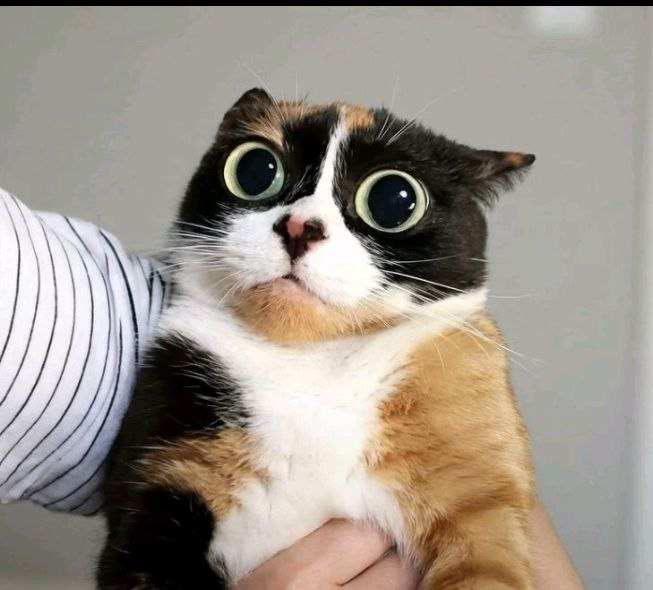
#> input picture 1_Open_Cv/куки.jpg, 653 x 590 px, found by its file name
$ python main.py
#> lines starting #> are read from the running program, lines starting #| are printed output that depends on the picture
import cv2
import numpy as np
import matplotlib.pyplot as plt

img = cv2.imread('/1_Open_Cv/куки.jpg')
#> img is the input picture: shape (590, 653, 3); mean B, G, R 138.1, 147.5, 155.9


# [7 lines of commented-out code are left out]
b, g, r = cv2.split(img)
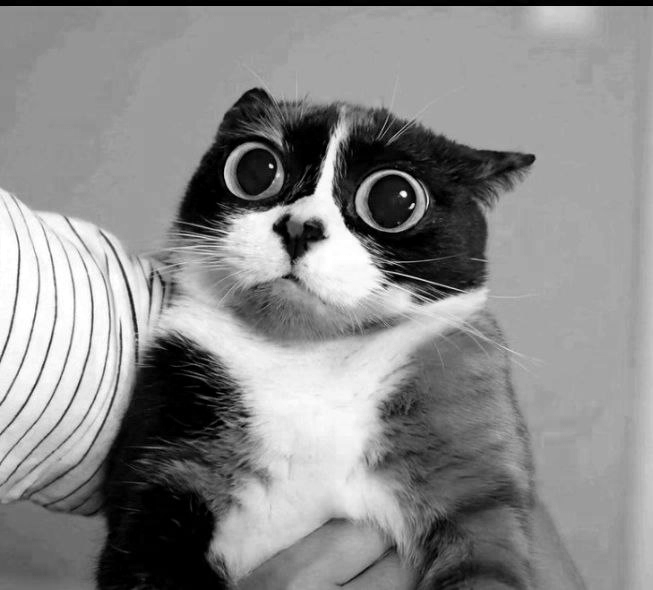
#> b: shape (590, 653); min 0, max 255, mean 138.1
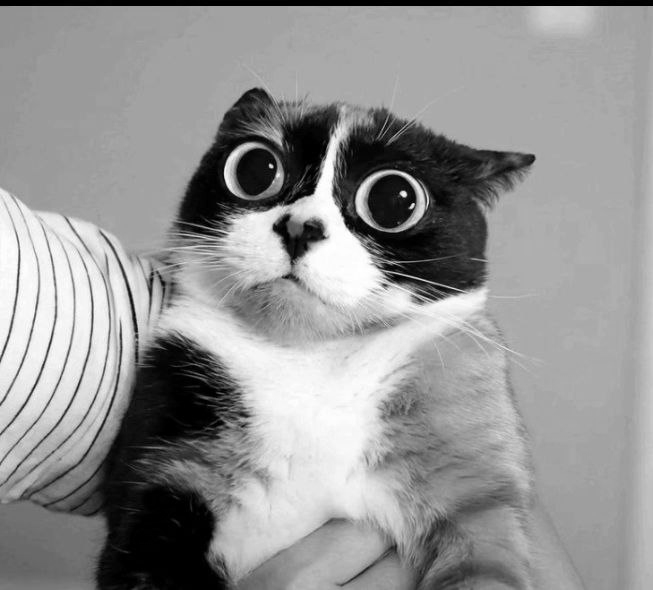
#> g: shape (590, 653); min 0, max 255, mean 147.5
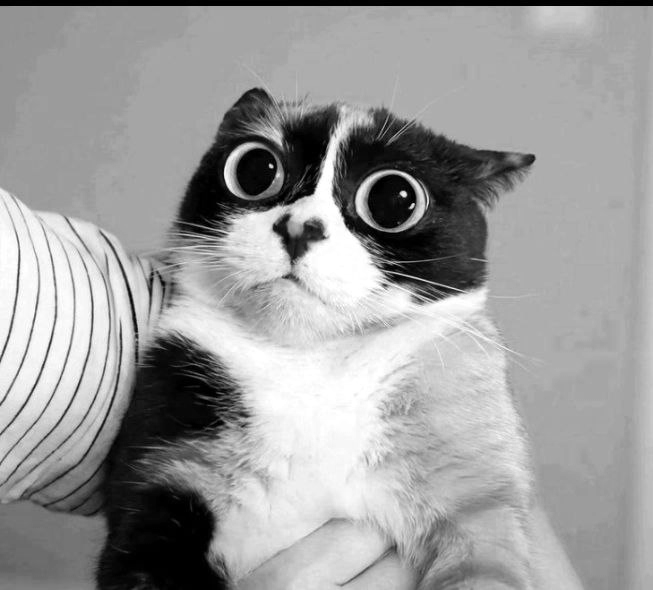
#> r: shape (590, 653); min 0, max 255, mean 155.9
img = cv2.merge([b, g, r])
cv2.imshow("Result", b)
cv2.waitKey(0)
